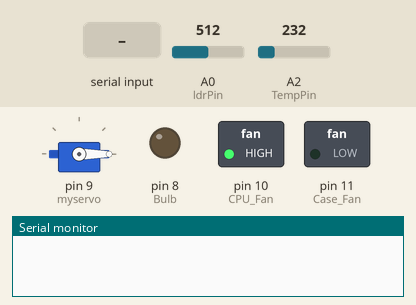
The sketch below on a simulated Arduino Uno, built with avr-gcc and run on an emulated ATmega328P. Shown: servo, switched loads named in the sketch (green lamp = pin HIGH), output pins drawn as LEDs (lit = HIGH), the last lines printed to the serial monitor. The inputs (shaded band) are chosen by the test bench; at power-on: A0 (ldrPin) = 512, A2 (TempPin) = 232.

Above: at 1.2 s.
1.3 s: "2\n" received over Serial
At 1.7 s:
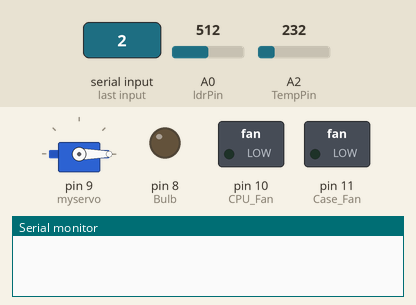
2.8 s: "3\n" received over Serial
At 4.0 s:
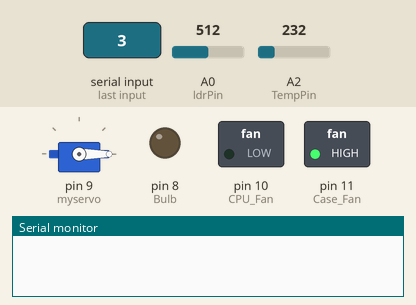
4.3 s: "1\n" received over Serial
At 5.1 s:
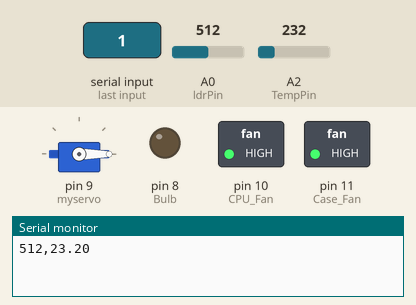
5.8 s: "5\n" received over Serial
At 6.3 s:
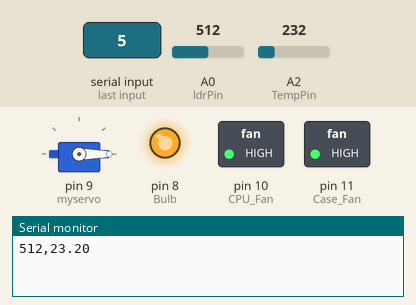
7.3 s: "4\n" received over Serial
At 8.5 s:
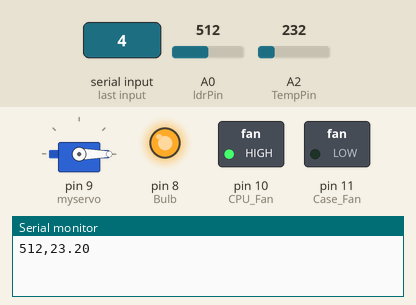
8.8 s: "2\n" received over Serial
At 9.8 s:
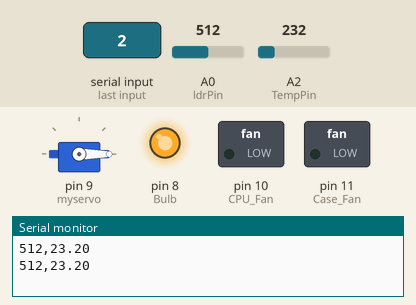
Timing chart, 0 to 11.3 s (numbered marks = the images above; inputs shaded):
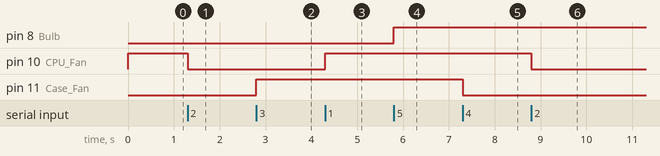

The sketch:

Cereal.ino
```cpp
#include <Servo.h>

Servo myservo;
unsigned int pinStatus = 0;
const int ldrPin = A0;
const int TempPin = A2;

boolean lampOn = false;
boolean fanOn = false;
boolean autoLampOn = false;
boolean autoFanOn = true;
boolean autoFan1On = true;
const long eventTime_Tem = 4250;
unsigned long previousTime_Tem = 0;
int x;
unsigned temptot = 0;


void setup()
{
  Serial.begin(9600);
  analogReference(INTERNAL);
  pinMode(8,OUTPUT);//Bulb
  pinMode(11,OUTPUT);//Case Fan
  pinMode(10,OUTPUT);//CPU Fan
  pinMode(ldrPin,INPUT);//LDR Sensor
  pinMode(TempPin,INPUT);//LDR Sensor
  myservo.attach(9);//Door Lock

  digitalWrite(8, LOW);
  digitalWrite(11, LOW);
  digitalWrite(10, HIGH);
  myservo.write(0);
}

bool inRange(int val, int minimum, int maximum)
{
  return ((minimum <= val) && (val <= maximum));
}

void loop()
{
  int x;
  unsigned long currentTime = millis();
  unsigned long temptot = 0;
  int LDRVal = analogRead(ldrPin);
  int LMVal = analogRead(TempPin);

  for(x=0; x<100 ; x++)
  {
    temptot += LMVal;
  }
  float sensorValue = temptot/100;
  float voltage = sensorValue * (1100 / 1023);
  float temperature = voltage*0.1;

  String sensordata = String(LDRVal) + "," + String(temperature);

  if(currentTime-previousTime_Tem >=eventTime_Tem)
  {


        Serial.println(sensordata);

    previousTime_Tem = currentTime;


  }


  if (Serial.available() > 0)
{

  // parse incoming Serial data to integer
  pinStatus = Serial.parseInt();
  switch (pinStatus)
  {
    case 1:
    digitalWrite(10, HIGH);
    autoFanOn = false;
    break;
    case 2:
    digitalWrite(10, LOW);
    autoFanOn = false;
    break;
    case 3:
    digitalWrite(11, HIGH);
    autoFan1On = false;
    break;
    case 4:
    digitalWrite(11, LOW);
    autoFan1On = false;
    break;
    case 5:
    digitalWrite(8, HIGH);
    autoLampOn = false;
    break;
    case 6:
    digitalWrite(8, LOW);
    autoLampOn = false;
    break;
    case 7:
    myservo.write(180);
    break;
    case 8:
    myservo.write(0);
    break;
    case 9:
    myservo.write(180);
    autoLampOn = true;
    break;
    case 10:
    myservo.write(0);
    autoLampOn = false;
    break;
    default:
    break;
    }
  }
   if (autoLampOn == true)
  {
    if (LDRVal <=270)
      {
        delay(1000);
        digitalWrite(8, HIGH);

      }
      else{
        delay(1000);
        digitalWrite(8, LOW);
  }

  }
}
```

Measured:
- after the input at 1.3 s, pin 10 (CPU_Fan): HIGH → LOW at once
- after the input at 2.8 s, pin 11 (Case_Fan): LOW → HIGH at once
- after the input at 4.3 s, pin 10 (CPU_Fan): LOW → HIGH at once
- after the input at 5.8 s, pin 8 (Bulb): LOW → HIGH at once
- after the input at 7.3 s, pin 11 (Case_Fan): HIGH → LOW at once
- after the input at 8.8 s, pin 10 (CPU_Fan): HIGH → LOW at once
